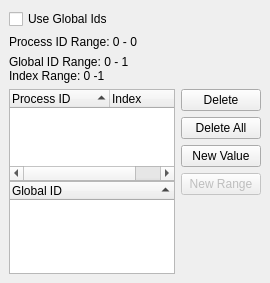
<ui version="4.0" >
 <class>ExtractSelectionPanel</class>
 <widget class="QWidget" name="ExtractSelectionPanel" >
  <property name="geometry" >
   <rect>
    <x>0</x>
    <y>0</y>
    <width>270</width>
    <height>283</height>
   </rect>
  </property>
  <property name="windowTitle" >
   <string>Form</string>
  </property>
  <layout class="QGridLayout" >
   <property name="margin" >
    <number>9</number>
   </property>
   <property name="spacing" >
    <number>6</number>
   </property>
   <item row="2" column="0" >
    <layout class="QVBoxLayout" >
     <property name="margin" >
      <number>0</number>
     </property>
     <property name="spacing" >
      <number>0</number>
     </property>
     <item>
      <widget class="QLabel" name="GlobalIDRange" >
       <property name="text" >
        <string>Global ID Range: 0 - 1</string>
       </property>
      </widget>
     </item>
     <item>
      <widget class="QLabel" name="IndexRange" >
       <property name="text" >
        <string>Index Range: 0 -1</string>
       </property>
      </widget>
     </item>
    </layout>
   </item>
   <item row="3" column="0" >
    <layout class="QVBoxLayout" >
     <property name="margin" >
      <number>0</number>
     </property>
     <property name="spacing" >
      <number>0</number>
     </property>
     <item>
      <widget class="QTreeWidget" name="Indices" >
       <property name="editTriggers" >
        <set>QAbstractItemView::DoubleClicked|QAbstractItemView::EditKeyPressed|QAbstractItemView::NoEditTriggers</set>
       </property>
       <property name="alternatingRowColors" >
        <bool>true</bool>
       </property>
       <property name="selectionMode" >
        <enum>QAbstractItemView::ExtendedSelection</enum>
       </property>
       <property name="rootIsDecorated" >
        <bool>false</bool>
       </property>
       <property name="sortingEnabled" >
        <bool>true</bool>
       </property>
       <column>
        <property name="text" >
         <string>Process ID</string>
        </property>
       </column>
       <column>
        <property name="text" >
         <string>Index</string>
        </property>
       </column>
      </widget>
     </item>
     <item>
      <widget class="QTreeWidget" name="GlobalIDs" >
       <property name="alternatingRowColors" >
        <bool>true</bool>
       </property>
       <property name="selectionMode" >
        <enum>QAbstractItemView::ExtendedSelection</enum>
       </property>
       <property name="rootIsDecorated" >
        <bool>false</bool>
       </property>
       <property name="sortingEnabled" >
        <bool>true</bool>
       </property>
       <column>
        <property name="text" >
         <string>Global ID</string>
        </property>
       </column>
      </widget>
     </item>
    </layout>
   </item>
   <item row="0" column="0" >
    <widget class="QCheckBox" name="UseGlobalIDs" >
     <property name="text" >
      <string>Use Global Ids</string>
     </property>
    </widget>
   </item>
   <item row="1" column="0" >
    <widget class="QLabel" name="ProcessIDRange" >
     <property name="text" >
      <string>Process ID Range: 0 - 0</string>
     </property>
    </widget>
   </item>
   <item row="3" column="1" >
    <layout class="QVBoxLayout" >
     <property name="margin" >
      <number>0</number>
     </property>
     <property name="spacing" >
      <number>6</number>
     </property>
     <item>
      <widget class="QPushButton" name="Delete" >
       <property name="enabled" >
        <bool>true</bool>
       </property>
       <property name="toolTip" >
        <string>Delete selected values from the current set</string>
       </property>
       <property name="text" >
        <string>Delete</string>
       </property>
      </widget>
     </item>
     <item>
      <widget class="QPushButton" name="DeleteAll" >
       <property name="enabled" >
        <bool>true</bool>
       </property>
       <property name="toolTip" >
        <string>Delete all values</string>
       </property>
       <property name="text" >
        <string>Delete All</string>
       </property>
      </widget>
     </item>
     <item>
      <widget class="QPushButton" name="NewValue" >
       <property name="toolTip" >
        <string>Add a single value to the current set</string>
       </property>
       <property name="statusTip" >
        <string>Add a single value to the current set.</string>
       </property>
       <property name="text" >
        <string>New Value</string>
       </property>
      </widget>
     </item>
     <item>
      <widget class="QPushButton" name="NewRange" >
       <property name="enabled" >
        <bool>false</bool>
       </property>
       <property name="toolTip" >
        <string>Add a single value to the current set</string>
       </property>
       <property name="statusTip" >
        <string>Add a single value to the current set.</string>
       </property>
       <property name="text" >
        <string>New Range</string>
       </property>
      </widget>
     </item>
     <item>
      <spacer>
       <property name="orientation" >
        <enum>Qt::Vertical</enum>
       </property>
       <property name="sizeHint" >
        <size>
         <width>20</width>
         <height>40</height>
        </size>
       </property>
      </spacer>
     </item>
    </layout>
   </item>
  </layout>
 </widget>
 <resources/>
 <connections>
  <connection>
   <sender>UseGlobalIDs</sender>
   <signal>toggled(bool)</signal>
   <receiver>GlobalIDs</receiver>
   <slot>setVisible(bool)</slot>
   <hints>
    <hint type="sourcelabel" >
     <x>64</x>
     <y>20</y>
    </hint>
    <hint type="destinationlabel" >
     <x>64</x>
     <y>156</y>
    </hint>
   </hints>
  </connection>
  <connection>
   <sender>UseGlobalIDs</sender>
   <signal>toggled(bool)</signal>
   <receiver>Indices</receiver>
   <slot>setHidden(bool)</slot>
   <hints>
    <hint type="sourcelabel" >
     <x>64</x>
     <y>20</y>
    </hint>
    <hint type="destinationlabel" >
     <x>64</x>
     <y>75</y>
    </hint>
   </hints>
  </connection>
  <connection>
   <sender>UseGlobalIDs</sender>
   <signal>toggled(bool)</signal>
   <receiver>ProcessIDRange</receiver>
   <slot>setEnabled(bool)</slot>
   <hints>
    <hint type="sourcelabel" >
     <x>81</x>
     <y>20</y>
    </hint>
    <hint type="destinationlabel" >
     <x>81</x>
     <y>47</y>
    </hint>
   </hints>
  </connection>
  <connection>
   <sender>UseGlobalIDs</sender>
   <signal>toggled(bool)</signal>
   <receiver>GlobalIDRange</receiver>
   <slot>setVisible(bool)</slot>
   <hints>
    <hint type="sourcelabel" >
     <x>87</x>
     <y>20</y>
    </hint>
    <hint type="destinationlabel" >
     <x>87</x>
     <y>73</y>
    </hint>
   </hints>
  </connection>
  <connection>
   <sender>UseGlobalIDs</sender>
   <signal>toggled(bool)</signal>
   <receiver>IndexRange</receiver>
   <slot>setHidden(bool)</slot>
   <hints>
    <hint type="sourcelabel" >
     <x>85</x>
     <y>20</y>
    </hint>
    <hint type="destinationlabel" >
     <x>85</x>
     <y>99</y>
    </hint>
   </hints>
  </connection>
 </connections>
</ui>
